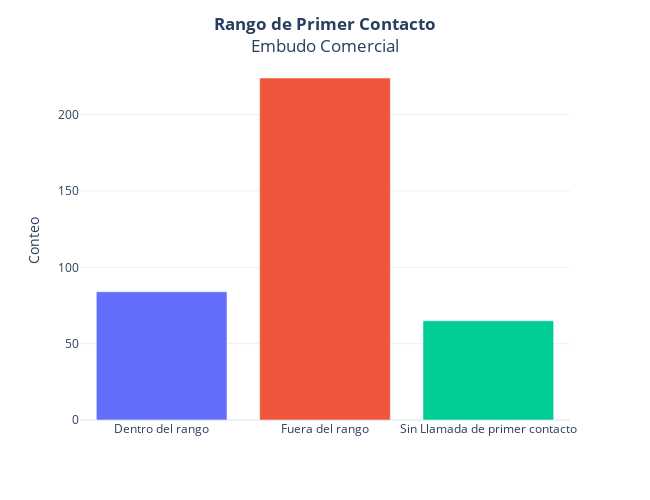

This figure's notebook cell:
### Code cell
# Agrupamos datos categóricos 'Rango de Contacto'
variable = 'Rango de Contacto'
df_cat = df.groupby(variable)['org_id.value'].agg(Conteo='count').reset_index()

# Crear gráfico de barras con Plotly
fig = px.bar(
    df_cat,
    x=variable,
    y='Conteo', 
    color=variable,
    template='plotly_white'
)

fig.update_layout(
    title='<b>Rango de Primer Contacto</b><br>Embudo Comercial',
    width=650,
    height=500,
    xaxis_title='', 
    yaxis_title='Conteo', 
    title_x = 0.5,
    showlegend=False,
    #xaxis_tickangle=45
)

fig.show()

### Figure 1 — Plotly figure (JSON) as saved in the notebook; plotly's stock layout.template omitted (floating-point values rounded to 4 significant figures)
{"data": [{"alignmentgroup": "True", "hovertemplate": "Rango de Contacto=%{x}<br>Conteo=%{y}<extra></extra>", "legendgroup": "Dentro del rango", "marker": {"color": "#636efa", "pattern": {"shape": ""}}, "name": "Dentro del rango", "offsetgroup": "Dentro del rango", "orientation": "v", "showlegend": true, "textposition": "auto", "type": "bar", "x": ["Dentro del rango"], "xaxis": "x", "y": [84], "yaxis": "y"}, {"alignmentgroup": "True", "hovertemplate": "Rango de Contacto=%{x}<br>Conteo=%{y}<extra></extra>", "legendgroup": "Fuera del rango", "marker": {"color": "#EF553B", "pattern": {"shape": ""}}, "name": "Fuera del rango", "offsetgroup": "Fuera del rango", "orientation": "v", "showlegend": true, "textposition": "auto", "type": "bar", "x": ["Fuera del rango"], "xaxis": "x", "y": [224], "yaxis": "y"}, {"alignmentgroup": "True", "hovertemplate": "Rango de Contacto=%{x}<br>Conteo=%{y}<extra></extra>", "legendgroup": "Sin Llamada de primer contacto", "marker": {"color": "#00cc96", "pattern": {"shape": ""}}, "name": "Sin Llamada de primer contacto", "offsetgroup": "Sin Llamada de primer contacto", "orientation": "v", "showlegend": true, "textposition": "auto", "type": "bar", "x": ["Sin Llamada de primer contacto"], "xaxis": "x", "y": [65], "yaxis": "y"}], "layout": {"barmode": "relative", "height": 500, "legend": {"title": {"text": "Rango de Contacto"}, "tracegroupgap": 0}, "margin": {"t": 60}, "showlegend": false, "title": {"text": "<b>Rango de Primer Contacto</b><br>Embudo Comercial", "x": 0.5}, "width": 650, "xaxis": {"anchor": "y", "categoryarray": ["Dentro del rango", "Fuera del rango", "Sin Llamada de primer contacto"], "categoryorder": "array", "domain": [0, 1], "title": {"text": ""}}, "yaxis": {"anchor": "x", "domain": [0, 1], "title": {"text": "Conteo"}}}}
